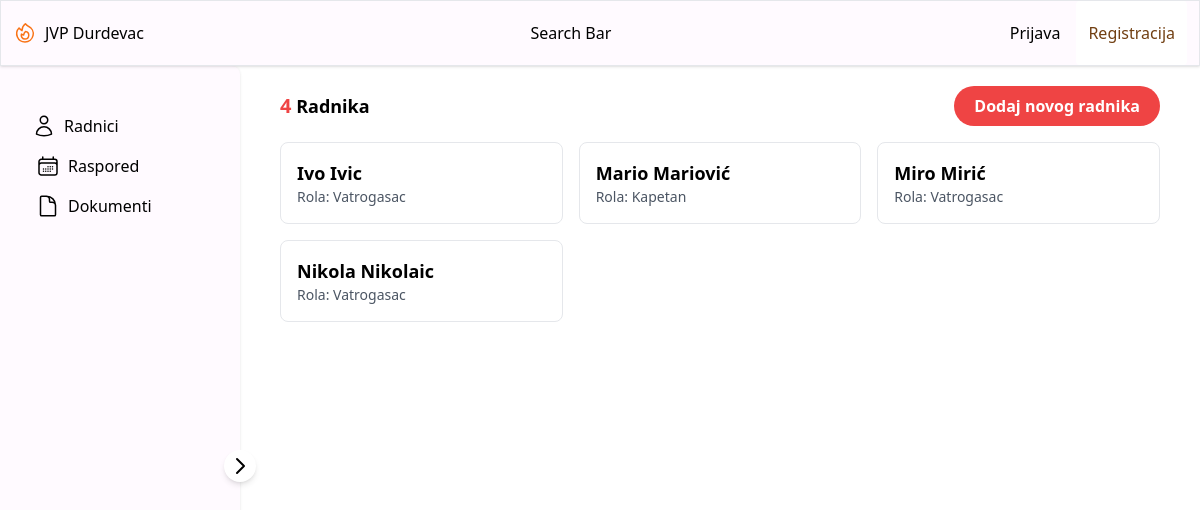
Page /radnici/ on the committed database.
### scheduler/models.py (models this page shows, shortened)
class Employee(models.Model):
    name = models.CharField(max_length=100)
    surname = models.CharField(max_length=100)
    role = models.CharField(max_length=100)
    group = models.CharField(max_length=100)

### scheduler/views.py (the view)
# urls.py: path('radnici/', radnici, name='radnici'),
def radnici(request):
    employees = Employee.objects.all()
    if request.method == 'POST':
        form = UserRegisterForm(request.POST)
        if form.is_valid():
            user = form.save()
            login(request, user)
            return redirect('landingPage')
    else:
        form = UserRegisterForm()
    context = {
        'form': form,
        'employees': employees,
    }
    return render(request, 'scheduler/radnici.html', context)

### scheduler/templates/scheduler/radnici.html (shortened to what this page needs)
{% extends "base.html" %}
{% block content %}
<body>
    <div class="flex justify-between items-center mb-4">
        <h2 class="text-lg font-semibold"><span class="text-xl text-red-500">{{ employees.count }}</span> Radnika</h2>
        <button class="modal-open bg-red-500 hover:bg-red-700 text-white font-bold py-2 px-5 rounded-full">Dodaj novog
            radnika</button>
    </div>
    <div class=" items-center mb-4container mx-auto">
        {% if employees %}
        <div class="grid grid-cols-1 md:grid-cols-2 lg:grid-cols-3 gap-4">
            {% for employee in employees %}
            <div class="p-4 border rounded-lg">
                <h3 class="text-lg font-semibold">{{ employee.name }} {{ employee.surname }}</h3>
                <p class="text-sm text-gray-600">Rola: {{ employee.role }}</p>
            </div>
            {% endfor %}
        </div>
        {% else %}
        <div class="text-center py-4">
            <p>Nema dostupnih radnika.</p>
        </div>
        {% endif %}
    </div>
</body>
{% endblock %}

### rows in the picture
Employee: name "Ivo", surname "Ivic", role "Vatrogasac"
Employee: name "Mario", surname "Mariović", role "Kapetan"
Employee: name "Miro", surname "Mirić", role "Vatrogasac"
Employee: name "Nikola", surname "Nikolaic", role "Vatrogasac"

### other values in the picture
{{ employees.count }} "4"
